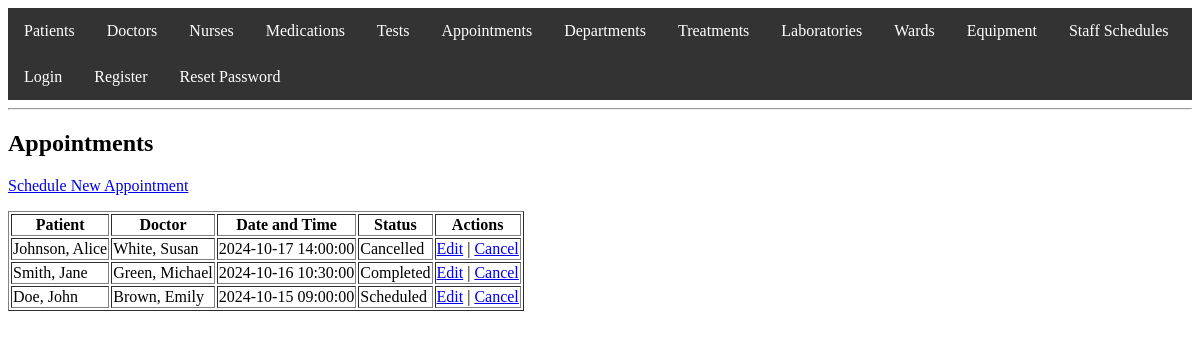
Page /appointment/view_appointments.php on the committed database.
### tables this page shows
CREATE TABLE Appointments (
                              appointment_id INT PRIMARY KEY AUTO_INCREMENT,
                              patient_id INT,
                              doctor_id INT,
                              appointment_date DATETIME,
                              status ENUM('Scheduled', 'Completed', 'Cancelled'),
                              FOREIGN KEY (patient_id) REFERENCES Patients(patient_id) ON DELETE CASCADE,
                              FOREIGN KEY (doctor_id) REFERENCES Doctors(doctor_id) ON DELETE CASCADE
);

CREATE TABLE Patients (
                          patient_id INT PRIMARY KEY AUTO_INCREMENT,
                          user_id INT DEFAULT NULL,
                          first_name VARCHAR(50),
                          last_name VARCHAR(50),
                          birth_date DATE,
                          gender ENUM('Male', 'Female', 'Other'),
                          address TEXT,
                          phone VARCHAR(15),
                          insurance_id INT,
                          FOREIGN KEY (user_id) REFERENCES Users(user_id) ON DELETE SET NULL,
                          FOREIGN KEY (insurance_id) REFERENCES Insurance(insurance_id)
);

CREATE TABLE Doctors (
                         doctor_id INT PRIMARY KEY AUTO_INCREMENT,
                         user_id INT,
                         first_name VARCHAR(50),
                         last_name VARCHAR(50),
                         specialization_id INT,
                         FOREIGN KEY (user_id) REFERENCES Users(user_id) ON DELETE CASCADE,
                         FOREIGN KEY (specialization_id) REFERENCES Specializations(specialization_id)
);

### appointment/view_appointments.php (the view, shortened to what this page needs)
<?php
include '../auth.php';
include '../header.php';
$sql = "
    SELECT a.*,
           p.first_name AS patient_first_name, p.last_name AS patient_last_name,
           d.first_name AS doctor_first_name, d.last_name AS doctor_last_name
    FROM Appointments a
    JOIN Patients p ON a.patient_id = p.patient_id
    JOIN Doctors d ON a.doctor_id = d.doctor_id
    ORDER BY a.appointment_date DESC
";
$result = $conn->query($sql);
?>
<h2>Appointments</h2>
<p><a href="add_appointment_form.php">Schedule New Appointment</a></p>
<table border="1">
    <tr>
        <th>Patient</th>
        <th>Doctor</th>
        <th>Date and Time</th>
        <th>Status</th>
        <th>Actions</th>
    </tr>
    <?php while ($appointment = $result->fetch_assoc()): ?>
        <tr>
            <td><?php echo htmlspecialchars($appointment['patient_last_name'] . ', ' . $appointment['patient_first_name']); ?></td>
            <td><?php echo htmlspecialchars($appointment['doctor_last_name'] . ', ' . $appointment['doctor_first_name']); ?></td>
            <td><?php echo htmlspecialchars($appointment['appointment_date']); ?></td>
            <td><?php echo htmlspecialchars($appointment['status']); ?></td>
            <td>
                <a href="edit_appointment_form.php?id=<?php echo $appointment['appointment_id']; ?>">Edit</a> |
                <a href="delete_appointment.php?id=<?php echo $appointment['appointment_id']; ?>">Cancel</a>
            </td>
        </tr>
    <?php endwhile; ?>
</table>
<?php
include '../footer.php';
?>

### header.php (shortened to what this page needs)
<!DOCTYPE html>
<html>
<head>
</head>
<body>
    <ul class="nav">
        <li><a href="/medicaldb/patient/view_patients.php">Patients</a></li>
        <li><a href="/medicaldb/doctor/view_doctors.php">Doctors</a></li>
        <li><a href="/medicaldb/nurse/view_nurses.php">Nurses</a></li>
        <li><a href="/medicaldb/medication/view_medications.php">Medications</a></li>
        <li><a href="/medicaldb/test/view_tests.php">Tests</a></li>
        <li><a href="/medicaldb/appointment/view_appointments.php">Appointments</a></li>
        <li><a href="/medicaldb/department/view_departments.php">Departments</a></li>
        <li><a href="/medicaldb/treatment/view_treatments.php">Treatments</a></li>
        <li><a href="/medicaldb/laboratory/view_laboratories.php">Laboratories</a></li>
        <li><a href="/medicaldb/ward/view_wards.php">Wards</a></li>
        <li><a href="/medicaldb/equipment/view_equipment.php">Equipment</a></li>
        <li><a href="/medicaldb/schedule/view_schedules.php">Staff Schedules</a></li>
        <li><a href="/medicaldb/login.php">Login</a></li>
        <li><a href="/medicaldb/register.php">Register</a></li>
        <li><a href="/medicaldb/reset_password.php">Reset Password</a></li>
    </ul>
    <hr>

### footer.php
</body>
</html>

### header.php (style rules this page uses)
ul.nav { list-style-type: none; margin: 0; padding: 0; overflow: hidden; background-color: #333; }
ul.nav li { float: left; }
ul.nav li a { display: block; color: #fff; text-align: center; padding: 14px 16px; text-decoration: none; }
ul.nav::after { content: ""; clear: both; display: table; }

### rows in the picture
appointments: patient.first_name "Johnson, Alice", doctor.first_name "White, Susan", appointment_date "2024-10-17 14:00:00", status "Cancelled"
appointments: patient.first_name "Smith, Jane", doctor.first_name "Green, Michael", appointment_date "2024-10-16 10:30:00", status "Completed"
appointments: patient.first_name "Doe, John", doctor.first_name "Brown, Emily", appointment_date "2024-10-15 09:00:00", status "Scheduled"
